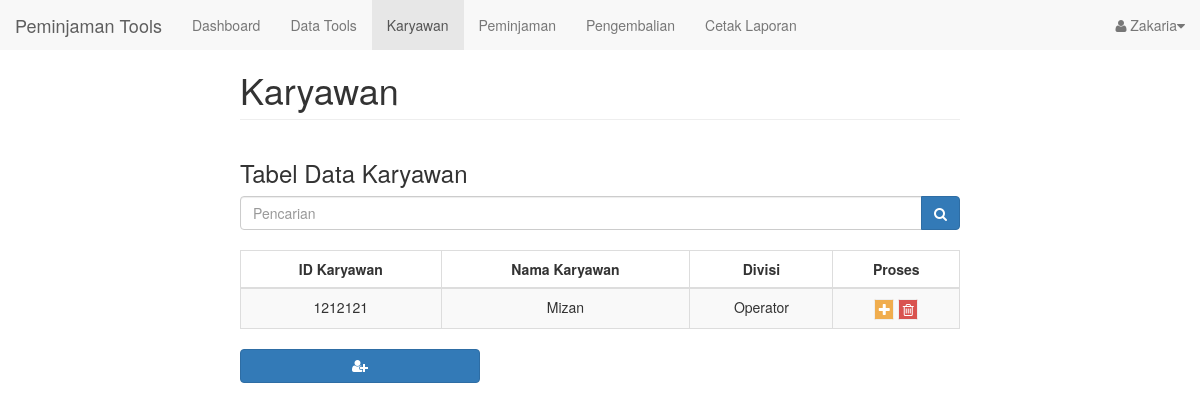
The page /adminkaryawanlist_page.php?cari=1212121 (signed in) on the database its author committed.
### tables this page shows
CREATE TABLE `anggota` (
  `id_karyawan` int(11) NOT NULL AUTO_INCREMENT,
  `nama_karyawan` varchar(40) NOT NULL,
  `password` varchar(40) NOT NULL,
  `divisi` varchar(20) NOT NULL,
  PRIMARY KEY (`id_karyawan`) USING BTREE
);

### adminkaryawanlist_page.php (the view, shortened to what this page needs)
<!DOCTYPE html>
<html lang="en">
<head>
    <link href="bootstrap/dist/css/bootstrap.min.css" rel="stylesheet">
    <link href="bootstrap/dist/css/global.css" rel="stylesheet">
    <link href="bootstrap/font-awesome/css/font-awesome.min.css" rel="stylesheet" type="text/css">
</head>
<body>
    <?php
        include "navbar_admin.php";
        require 'config/koneksi.php';
    ?>
    <div class="col-md-8 col-md-offset-2 main">
        <h1 class="page-header">Karyawan</h1>
        <div class="row">
            <div class="col-md-12">
                <h3>Tabel Data Karyawan</h3>
                <form class="input-group"action="adminkaryawanlist_page.php" method="get">
                    <input type="text" class="form-control" placeholder="Pencarian" name="cari">
                    <span class="input-group-btn">
                        <button class="btn btn-primary" type="submit" value="Cari"><i class="fa fa-search"></i></button>
                    </span>
                    </form>
                <br>
                <table class="table table-bordered table-striped table-hover">
                    <thead>
                        <tr>
                            <th class="text-center">ID Karyawan</th>
                            <th class="text-center">Nama Karyawan</th>
                            <th class="text-center">Divisi</th>
                            <th class="text-center">Proses</th>
                        </tr>
                    </thead>
                    <?php
                        if(isset($_GET['cari'])){
                            $cari = $_GET['cari'];
                            $querykaryawan = $mysqli->query("SELECT * FROM anggota where id_karyawan like '%".$cari."%' or nama_karyawan like '%".$cari."%' or divisi like '%".$cari."%'");
                        }else{
                            $querykaryawan = $mysqli->query("SELECT * FROM anggota");
                        }
                    ?>
                    <tbody>
                    <?php
                        while ($lihat = mysqli_fetch_array($querykaryawan)){
                    ?>
                        <tr>
                            <td class="text-center"><?php echo $lihat['id_karyawan'];; ?></td>
                            <td class="text-center"><?php echo $lihat['nama_karyawan']; ?></td>
                            <td class="text-center"><?php echo $lihat['divisi'];?></td>
                            <td class="text-center">
                                <a href="admintambahpeminjamankaryawan_page.php?id=<?php echo $lihat['id_karyawan'] ?>" class="btn btn-warning fa fa-border fa-plus" data-toggler="tooltip" title="Tambah Peminjaman Karyawan"></a>
                                <a onClick="javascript: return confirm('Yakin Akan Menghapus Data?');" href="proses/admindeletekaryawan_proses.php?id=<?php echo $lihat['id_karyawan']?>" class="btn btn-danger fa fa-border fa-trash-o" data-toggler="tooltip" title="Hapus Data Karyawan"></a>
                            </td>
                        </tr>
                    <?php
                        }
                    ?>
                    </tbody>
                </table>
                <div class="col-md-4">
                    <a href="admintambahkaryawan_page.php" class="btn btn-primary fa fa-stack-1x fa-user-plus" data-toggler="tooltip" title="Tambah Data Karyawan"></a>
                </div>
            </div>
        </div>
    </div>
</body>
</html>

### rows shown on the page
anggota: id_karyawan "1212121", nama_karyawan "Mizan", divisi "Operator"

### other values the page prints
$namaadmin "Zakaria"
